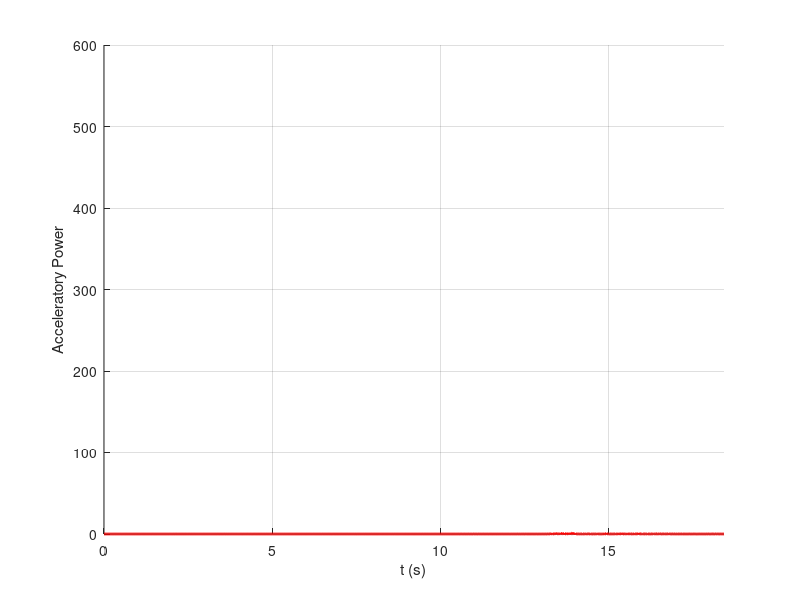

Source code (MATLAB):
%% Load Data

close all
load('accel_9.mat') % gets 'databuf' variable

% test circumstances: 6 mph winds
% test 3: lucas hops fence like pro
% test 4: jack holding it still (inside job)
% test 5: shake
% test 6: lucas runs into fence
% test 7: the rhino test (insane run and slam)
% test 8: shaking 2 panels away
% test 9: 5 panels away, simulating attempt to climb
%%
% ADXL configuration
% ( from datasheet )
% SENS     LSB PER G
%   2       256
%   4       128
%   8       64
%   16      32
lsb_per_g_map = [0 256 0 128 0 0 0 64 0 0 0 0 0 0 0 32];
adxl_sens = 2; % range in +- g
adxl_adc_bits = 10; % 10
Fs = 100;

adxl_lsbs_per_g = lsb_per_g_map(adxl_sens); 
g = 9.81;
% Scale the variables to m/s^2
databuf.x = g* databuf.x / adxl_lsbs_per_g;
databuf.y = g* databuf.y / adxl_lsbs_per_g;
databuf.z = g* databuf.z / adxl_lsbs_per_g;

%% Plots
t = 0:(1/Fs):length(databuf.x)/Fs;
t = t(1:length(databuf.x));

z = databuf.z;
% scan whole 1-second increments. if the greatest power difference is less
% than ~6 (where acceleration in m/s2 was squared)
% then average the increment and set it as the quiescent level
% will be run on embedded hardware in the future

thresh = 6.0;
found_quiet = 0;
for dx = 1:1*Fs:t(end)
    dx_end = dx + 1*Fs;
    d_examine = z(dx:dx_end);
    if abs(diff([max(d_examine), min(d_examine)])) < thresh
        found_quiet = 1;
        break
    end
end
if found_quiet
    z = z - mean(z(dx:dx_end));
end
z_pow = z.^2;

figure, hold on
grid on
plot(t, z_pow, 'r', 'linewidth', 2);
xlabel('t (s)')
ylabel('Acceleratory Power')
xlim([0 t(end)])
ylim([0 600])
%xticks(0:1:floor(t(end)))
%yticks(0:50:600)